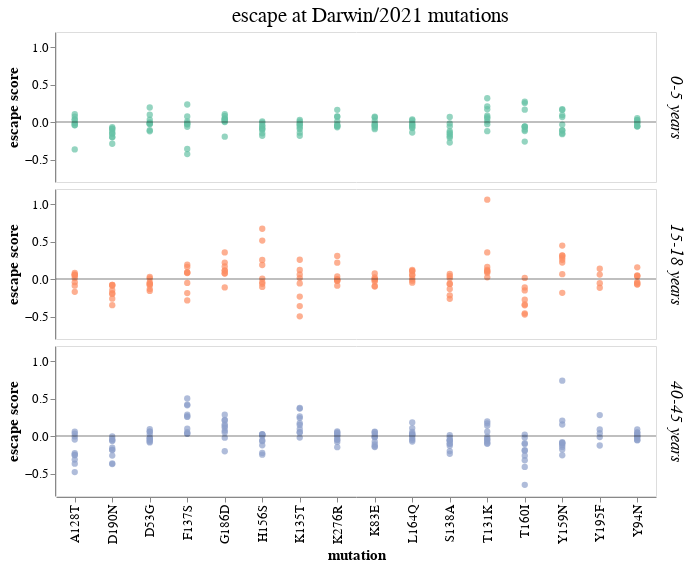

Notebook cell for this chart:
### Code cell
# filtered sites, scatterplot
scatterplot = (
    alt.Chart()
    .encode(
        x=alt.X("mutation", 
                title="mutation",
               ),
        y=alt.Y(
            "escape_mean",
            title="escape score",
        ),
        # xOffset='jitter:Q',
        color=alt.Color('age_group:N', 
                        legend=None
                       ).scale(scheme='set2'),
        detail='serum',
        tooltip=['serum', 'escape_mean']
    )
    .mark_circle(size=40, opacity=0.7)
    .properties(width=600, height=150)
)

x_axis = alt.Chart(pd.DataFrame({'y': [0]})).mark_rule(opacity=0.5).encode(y='y')

faceted_scatter = alt.layer(
    scatterplot, x_axis, data=full_escape
).facet(
    facet=alt.Facet(
        'age_group:N',
        title='escape at Darwin/2021 mutations',
        header=alt.Header(
            titleFontSize=21,
            titleFontWeight='normal',
            titlePadding=5,
            labelFontSize=17,
            labelOrient='right',
            # labelAngle=0,
            labelFontStyle='italic'
        )
    ),
    columns=1,
    spacing=5
).configure_axis(
    grid=False,
    labelFontSize=13,
    titleFontSize=15
)

# faceted_scatter_filtered.save('scratch_notebooks/figure_drafts/sitewise_escape_plots/230714_summed_escape_scatterplot.html')

faceted_scatter

### Figure 1 — Vega-Lite specification as saved in the notebook (floating-point values rounded to 4 significant figures; data arrays with more than 128 entries replaced by an {"elided": "..."} marker saying what was removed)
{"config": {"view": {"continuousWidth": 300, "continuousHeight": 300}, "axis": {"grid": false, "labelFontSize": 13, "titleFontSize": 15}}, "data": {"name": "data-7ddcdc6f7a32a5055f8233415855a015"}, "facet": {"field": "age_group", "header": {"labelFontSize": 17, "labelFontStyle": "italic", "labelOrient": "right", "titleFontSize": 21, "titleFontWeight": "normal", "titlePadding": 5}, "title": "escape at Darwin/2021 mutations", "type": "nominal"}, "spec": {"layer": [{"mark": {"type": "circle", "opacity": 0.7, "size": 40}, "encoding": {"color": {"field": "age_group", "legend": null, "scale": {"scheme": "set2"}, "type": "nominal"}, "detail": {"field": "serum", "type": "nominal"}, "tooltip": [{"field": "serum", "type": "nominal"}, {"field": "escape_mean", "type": "quantitative"}], "x": {"field": "mutation", "title": "mutation", "type": "nominal"}, "y": {"field": "escape_mean", "title": "escape score", "type": "quantitative"}}}, {"data": {"name": "data-06fd9f850666401b4599de5588b60692"}, "mark": {"type": "rule", "opacity": 0.5}, "encoding": {"y": {"field": "y", "type": "quantitative"}}}], "height": 150, "width": 600}, "columns": 1, "spacing": 5, "$schema": "https://vega.github.io/schema/vega-lite/v5.8.0.json", "datasets": {"data-7ddcdc6f7a32a5055f8233415855a015": {"elided": "414 records"}, "data-06fd9f850666401b4599de5588b60692": [{"y": 0}]}}
